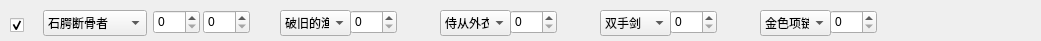
    <widget class="QWidget" name="widget_3" native="true">
     <property name="geometry">
      <rect>
       <x>0</x>
       <y>60</y>
       <width>1041</width>
       <height>41</height>
      </rect>
     </property>
     <widget class="QComboBox" name="comboBox_35">
      <property name="geometry">
       <rect>
        <x>43</x>
        <y>10</y>
        <width>104</width>
        <height>26</height>
       </rect>
      </property>
      <property name="accessibleName">
       <string>hero</string>
      </property>
      <item>
       <property name="text">
        <string>石腭断骨者</string>
       </property>
      </item>
      <item>
       <property name="text">
        <string>迪菲亚矿工</string>
       </property>
      </item>
      <item>
       <property name="text">
        <string>拉佐克劳</string>
       </property>
      </item>
      <item>
       <property name="text">
        <string>拉索利安</string>
       </property>
      </item>
      <item>
       <property name="text">
        <string>秀逗魔导士</string>
       </property>
      </item>
      <item>
       <property name="text">
        <string>船长昆塔</string>
       </property>
      </item>
      <item>
       <property name="text">
        <string>霍格</string>
       </property>
      </item>
      <item>
       <property name="text">
        <string>范克里夫</string>
       </property>
      </item>
      <item>
       <property name="text">
        <string>卓尔游侠</string>
       </property>
      </item>
      <item>
       <property name="text">
        <string>骷髅王</string>
       </property>
      </item>
      <item>
       <property name="text">
        <string>怀特迈恩</string>
       </property>
      </item>
      <item>
       <property name="text">
        <string>逐日者</string>
       </property>
      </item>
      <item>
       <property name="text">
        <string>克洛玛古斯</string>
       </property>
      </item>
      <item>
       <property name="text">
        <string>地穴领主</string>
       </property>
      </item>
      <item>
       <property name="text">
        <string>拉格纳罗斯</string>
       </property>
      </item>
      <item>
       <property name="text">
        <string>主母</string>
       </property>
      </item>
      <item>
       <property name="text">
        <string>吉安娜</string>
       </property>
      </item>
      <item>
       <property name="text">
        <string>玛诺洛斯</string>
       </property>
      </item>
      <item>
       <property name="text">
        <string>风行者</string>
       </property>
      </item>
      <item>
       <property name="text">
        <string>泰兰德·语风</string>
       </property>
      </item>
      <item>
       <property name="text">
        <string>克尔苏加德</string>
       </property>
      </item>
      <item>
       <property name="text">
        <string>奥妮克希亚</string>
       </property>
      </item>
      <item>
       <property name="text">
        <string>伊利丹</string>
       </property>
      </item>
      <item>
       <property name="text">
        <string>阿尔萨斯</string>
       </property>
      </item>
      <item>
       <property name="text">
        <string>阿克蒙德</string>
       </property>
      </item>
      <item>
       <property name="text">
        <string>瓦斯琪</string>
       </property>
      </item>
      <item>
       <property name="text">
        <string>鲜血女王兰</string>
       </property>
      </item>
      <item>
       <property name="text">
        <string>卡扎克</string>
       </property>
      </item>
      <item>
       <property name="text">
        <string>沃金</string>
       </property>
      </item>
      <item>
       <property name="text">
        <string>鹿盔</string>
       </property>
      </item>
      <item>
       <property name="text">
        <string>塔1</string>
       </property>
      </item>
      <item>
       <property name="text">
        <string>塔2</string>
       </property>
      </item>
      <item>
       <property name="text">
        <string>塔3</string>
       </property>
      </item>
     </widget>
     <widget class="QSpinBox" name="spinBox_39">
      <property name="geometry">
       <rect>
        <x>153</x>
        <y>10</y>
        <width>47</width>
        <height>24</height>
       </rect>
      </property>
      <property name="accessibleName">
       <string>hero_type</string>
      </property>
     </widget>
     <widget class="QSpinBox" name="spinBox_40">
      <property name="geometry">
       <rect>
        <x>203</x>
        <y>10</y>
        <width>47</width>
        <height>24</height>
       </rect>
      </property>
      <property name="accessibleName">
       <string>hero_level</string>
      </property>
     </widget>
     <widget class="QComboBox" name="comboBox_9">
      <property name="geometry">
       <rect>
        <x>280</x>
        <y>10</y>
        <width>71</width>
        <height>26</height>
       </rect>
      </property>
      <property name="accessibleName">
       <string>tou</string>
      </property>
      <item>
       <property name="text">
        <string>破旧的渔帽</string>
       </property>
      </item>
      <item>
       <property name="text">
        <string>雪皮软帽</string>
       </property>
      </item>
      <item>
       <property name="text">
        <string>耐力头盔</string>
       </property>
      </item>
      <item>
       <property name="text">
        <string>钩边织帽</string>
       </property>
      </item>
      <item>
       <property name="text">
        <string>雾皮头盔</string>
       </property>
      </item>
      <item>
       <property name="text">
        <string>摧心头盔</string>
       </property>
      </item>
      <item>
       <property name="text">
        <string>共济兜帽</string>
       </property>
      </item>
      <item>
       <property name="text">
        <string>飞瀑软帽</string>
       </property>
      </item>
      <item>
       <property name="text">
        <string>无辜者兜帽</string>
       </property>
      </item>
      <item>
       <property name="text">
        <string>角斗士丝质罩帽</string>
       </property>
      </item>
      <item>
       <property name="text">
        <string>精致雕饰头盔</string>
       </property>
      </item>
      <item>
       <property name="text">
        <string>几丁甲壳巨盔</string>
       </property>
      </item>
      <item>
       <property name="text">
        <string>千锻利刃头盔</string>
       </property>
      </item>
      <item>
       <property name="text">
        <string>抛光獠牙头盔</string>
       </property>
      </item>
      <item>
       <property name="text">
        <string>受诅征服者头盔</string>
       </property>
      </item>
      <item>
       <property name="text">
        <string>审判重盔</string>
       </property>
      </item>
      <item>
       <property name="text">
        <string>猩红追击兜帽</string>
       </property>
      </item>
      <item>
       <property name="text">
        <string>精致恶毒头盔</string>
       </property>
      </item>
      <item>
       <property name="text">
        <string>高贾拉的浸毒头盔</string>
       </property>
      </item>
      <item>
       <property name="text">
        <string>巨龙追猎者头盔</string>
       </property>
      </item>
     </widget>
     <widget class="QSpinBox" name="spinBox_41">
      <property name="geometry">
       <rect>
        <x>350</x>
        <y>10</y>
        <width>47</width>
        <height>24</height>
       </rect>
      </property>
      <property name="accessibleName">
       <string>tou_level</string>
      </property>
     </widget>
     <widget class="QSpinBox" name="spinBox_44">
      <property name="geometry">
       <rect>
        <x>510</x>
        <y>10</y>
        <width>47</width>
        <height>24</height>
       </rect>
      </property>
      <property name="accessibleName">
       <string>yi_level</string>
      </property>
     </widget>
     <widget class="QComboBox" name="comboBox_10">
      <property name="geometry">
       <rect>
        <x>440</x>
        <y>10</y>
        <width>71</width>
        <height>26</height>
       </rect>
      </property>
      <property name="accessibleName">
       <string>yi</string>
      </property>
      <item>
       <property name="text">
        <string>侍从外衣</string>
       </property>
      </item>
      <item>
       <property name="text">
        <string>链甲外衣</string>
       </property>
      </item>
      <item>
       <property name="text">
        <string>锁甲外衣</string>
       </property>
      </item>
      <item>
       <property name="text">
        <string>战士外套</string>
       </property>
      </item>
      <item>
       <property name="text">
        <string>凝结泪珠长袍</string>
       </property>
      </item>
      <item>
       <property name="text">
        <string>摧心胸甲</string>
       </property>
      </item>
      <item>
       <property name="text">
        <string>烟舞者卫衣</string>
       </property>
      </item>
      <item>
       <property name="text">
        <string>先锋外套</string>
       </property>
      </item>
      <item>
       <property name="text">
        <string>无情胸甲</string>
       </property>
      </item>
      <item>
       <property name="text">
        <string>碳酸护胸</string>
       </property>
      </item>
      <item>
       <property name="text">
        <string>绝望胸甲</string>
       </property>
      </item>
      <item>
       <property name="text">
        <string>昆虫外衣</string>
       </property>
      </item>
      <item>
       <property name="text">
        <string>屠龙胸甲</string>
       </property>
      </item>
      <item>
       <property name="text">
        <string>鬼雾长袍</string>
       </property>
      </item>
      <item>
       <property name="text">
        <string>海神外套</string>
       </property>
      </item>
      <item>
       <property name="text">
        <string>变形幻象胸甲</string>
       </property>
      </item>
      <item>
       <property name="text">
        <string>吉康赤精之仁</string>
       </property>
      </item>
      <item>
       <property name="text">
        <string>新建项目</string>
       </property>
      </item>
      <item>
       <property name="text">
        <string>鳞甲护胸</string>
       </property>
      </item>
      <item>
       <property name="text">
        <string>堕落苦难胸甲</string>
       </property>
      </item>
      <item>
       <property name="text">
        <string>希尔瓦纳斯的狡诈</string>
       </property>
      </item>
     </widget>
     <widget class="QSpinBox" name="spinBox_46">
      <property name="geometry">
       <rect>
        <x>670</x>
        <y>10</y>
        <width>47</width>
        <height>24</height>
       </rect>
      </property>
      <property name="accessibleName">
       <string>wu_level</string>
      </property>
     </widget>
     <widget class="QComboBox" name="comboBox_11">
      <property name="geometry">
       <rect>
        <x>600</x>
        <y>10</y>
        <width>71</width>
        <height>26</height>
       </rect>
      </property>
      <property name="accessibleName">
       <string>wu</string>
      </property>
      <item>
       <property name="text">
        <string>双手剑</string>
       </property>
      </item>
      <item>
       <property name="text">
        <string>护卫短弓</string>
       </property>
      </item>
      <item>
       <property name="text">
        <string>犬牙短棒</string>
       </property>
      </item>
      <item>
       <property name="text">
        <string>剖鱼刀</string>
       </property>
      </item>
      <item>
       <property name="text">
        <string>海象人鱼枪</string>
       </property>
      </item>
      <item>
       <property name="text">
        <string>玛瑙魔杖</string>
       </property>
      </item>
      <item>
       <property name="text">
        <string>达利斧</string>
       </property>
      </item>
      <item>
       <property name="text">
        <string>玛格汉轻斧</string>
       </property>
      </item>
      <item>
       <property name="text">
        <string>战槌</string>
       </property>
      </item>
      <item>
       <property name="text">
        <string>嵌花巨剑</string>
       </property>
      </item>
      <item>
       <property name="text">
        <string>荣耀长弓</string>
       </property>
      </item>
      <item>
       <property name="text">
        <string>判决者法杖</string>
       </property>
      </item>
      <item>
       <property name="text">
        <string>誓约者大锤</string>
       </property>
      </item>
      <item>
       <property name="text">
        <string>盐鳞之匕</string>
       </property>
      </item>
      <item>
       <property name="text">
        <string>无暇节杖</string>
       </property>
      </item>
      <item>
       <property name="text">
        <string>阳魂之剑</string>
       </property>
      </item>
      <item>
       <property name="text">
        <string>怨恨之噬</string>
       </property>
      </item>
      <item>
       <property name="text">
        <string>雷鹰法杖</string>
       </property>
      </item>
      <item>
       <property name="text">
        <string>加冕之剑</string>
       </property>
      </item>
      <item>
       <property name="text">
        <string>虚灵空间长弓</string>
       </property>
      </item>
      <item>
       <property name="text">
        <string>水晶蚀刻法杖</string>
       </property>
      </item>
      <item>
       <property name="text">
        <string>甲壳碎裂者</string>
       </property>
      </item>
      <item>
       <property name="text">
        <string>嵌花十字弓</string>
       </property>
      </item>
      <item>
       <property name="text">
        <string>角斗士法杖</string>
       </property>
      </item>
      <item>
       <property name="text">
        <string>鬼心长矛</string>
       </property>
      </item>
      <item>
       <property name="text">
        <string>废土之斧</string>
       </property>
      </item>
      <item>
       <property name="text">
        <string>锦鱼冥想之杖</string>
       </property>
      </item>
      <item>
       <property name="text">
        <string>灵魂之刃</string>
       </property>
      </item>
      <item>
       <property name="text">
        <string>哈霍兰之刺</string>
       </property>
      </item>
      <item>
       <property name="text">
        <string>金崖水语者宝珠</string>
       </property>
      </item>
      <item>
       <property name="text">
        <string>古神钉锤</string>
       </property>
      </item>
      <item>
       <property name="text">
        <string>野牛人长矛</string>
       </property>
      </item>
      <item>
       <property name="text">
        <string>流亡之路魔杖</string>
       </property>
      </item>
      <item>
       <property name="text">
        <string>高老伯的开桶锤</string>
       </property>
      </item>
      <item>
       <property name="text">
        <string>死亡之莲十字弩</string>
       </property>
      </item>
      <item>
       <property name="text">
        <string>迁跃切割者</string>
       </property>
      </item>
      <item>
       <property name="text">
        <string>灰烬使者</string>
       </property>
      </item>
      <item>
       <property name="text">
        <string>灵玄长弓</string>
       </property>
      </item>
      <item>
       <property name="text">
        <string>瓦解法杖</string>
       </property>
      </item>
      <item>
       <property name="text">
        <string>地狱咆哮的战斧</string>
       </property>
      </item>
      <item>
       <property name="text">
        <string>震地钉锤</string>
       </property>
      </item>
      <item>
       <property name="text">
        <string>达戈林魔杖</string>
       </property>
      </item>
      <item>
       <property name="text">
        <string>缚龙者尖刀</string>
       </property>
      </item>
      <item>
       <property name="text">
        <string>信仰之力</string>
       </property>
      </item>
      <item>
       <property name="text">
        <string>库卡隆霸权之杖</string>
       </property>
      </item>
     </widget>
     <widget class="QSpinBox" name="spinBox_48">
      <property name="geometry">
       <rect>
        <x>830</x>
        <y>10</y>
        <width>47</width>
        <height>24</height>
       </rect>
      </property>
      <property name="accessibleName">
       <string>shi_level</string>
      </property>
     </widget>
     <widget class="QComboBox" name="comboBox_12">
      <property name="geometry">
       <rect>
        <x>760</x>
        <y>10</y>
        <width>71</width>
        <height>26</height>
       </rect>
      </property>
      <property name="accessibleName">
       <string>shi</string>
      </property>
      <item>
       <property name="text">
        <string>金色项链</string>
       </property>
      </item>
      <item>
       <property name="text">
        <string>小动物之友</string>
       </property>
      </item>
      <item>
       <property name="text">
        <string>不可思议的非凡之石</string>
       </property>
      </item>
      <item>
       <property name="text">
        <string>鳄鱼牙手环</string>
       </property>
      </item>
      <item>
       <property name="text">
        <string>迷雾萨满项链</string>
       </property>
      </item>
      <item>
       <property name="text">
        <string>轻歌沼泽护符</string>
       </property>
      </item>
      <item>
       <property name="text">
        <string>吟蛩徽章</string>
       </property>
      </item>
      <item>
       <property name="text">
        <string>议会项圈</string>
       </property>
      </item>
      <item>
       <property name="text">
        <string>圣使护符</string>
       </property>
      </item>
      <item>
       <property name="text">
        <string>闪冻松脂球</string>
       </property>
      </item>
      <item>
       <property name="text">
        <string>通灵师护身符</string>
       </property>
      </item>
      <item>
       <property name="text">
        <string>捕心者垂饰</string>
       </property>
      </item>
      <item>
       <property name="text">
        <string>遗言项圈</string>
       </property>
      </item>
      <item>
       <property name="text">
        <string>纳蒂娜的纯洁坠饰</string>
       </property>
      </item>
      <item>
       <property name="text">
        <string>策应者的战牌</string>
       </property>
      </item>
      <item>
       <property name="text">
        <string>染血狗牌</string>
       </property>
      </item>
      <item>
       <property name="text">
        <string>霞云坠饰</string>
       </property>
      </item>
      <item>
       <property name="text">
        <string>息素涂层项圈</string>
       </property>
      </item>
      <item>
       <property name="text">
        <string>怒灵护符</string>
       </property>
      </item>
      <item>
       <property name="text">
        <string>流火项圈</string>
       </property>
      </item>
     </widget>
     <widget class="QCheckBox" name="checkBox_45">
      <property name="geometry">
       <rect>
        <x>10</x>
        <y>10</y>
        <width>21</width>
        <height>31</height>
       </rect>
      </property>
      <property name="focusPolicy">
       <enum>Qt::ClickFocus</enum>
      </property>
      <property name="acceptDrops">
       <bool>false</bool>
      </property>
      <property name="accessibleName">
       <string>ok</string>
      </property>
      <property name="autoFillBackground">
       <bool>false</bool>
      </property>
      <property name="text">
       <string/>
      </property>
      <property name="checkable">
       <bool>true</bool>
      </property>
      <property name="checked">
       <bool>true</bool>
      </property>
      <property name="autoRepeat">
       <bool>false</bool>
      </property>
      <property name="tristate">
       <bool>false</bool>
      </property>
     </widget>
    </widget>
